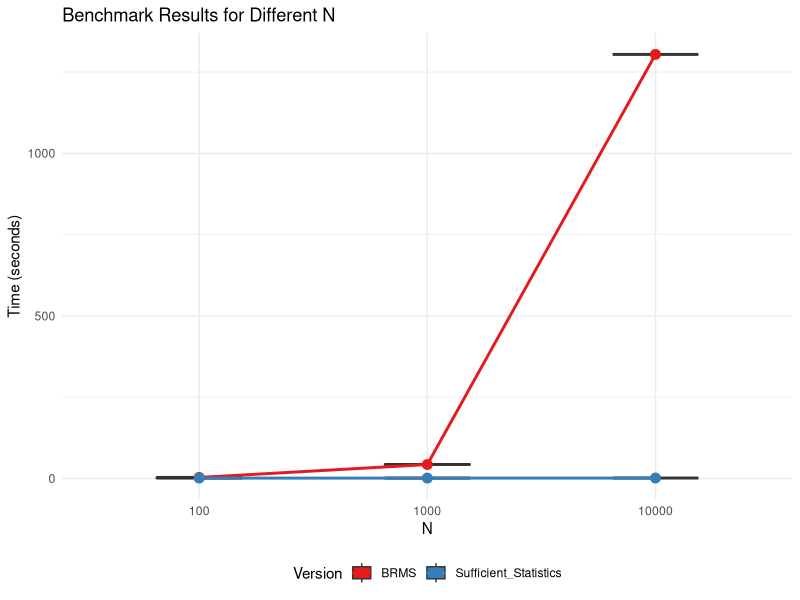
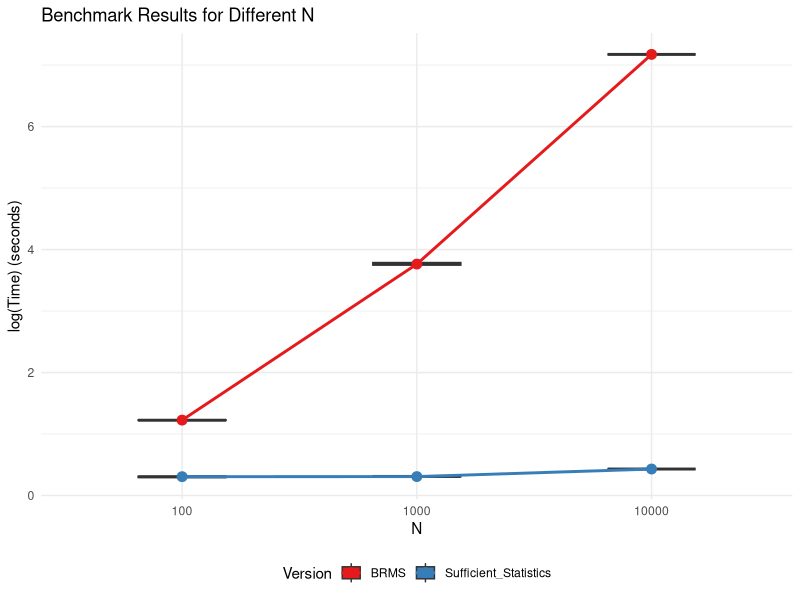

The R script that drew these images, in order:
library(ggplot2)
library(reshape2)

# Create data frames for each benchmark result
data_n_100 <- data.frame(
  N = 100,
  Version = c("BRMS", "Sufficient_Statistics"),
  Min = c(3.322817, 1.328045),
  LQ = c(3.397887, 1.338193),
  Mean = c(3.395526, 1.354527),
  Median = c(3.409733, 1.359211),
  UQ = c(3.422702, 1.370201),
  Max = c(3.424491, 1.376983)
)

data_n_1000 <- data.frame(
  N = 1000,
  Version = c("BRMS", "Sufficient_Statistics"),
  Min = c(41.645302, 1.356832),
  LQ = c(42.160084, 1.357438),
  Mean = c(43.375043, 1.368021),
  Median = c(43.118318, 1.361214),
  UQ = c(44.499932, 1.370161),
  Max = c(45.451579, 1.394457)
)

data_n_10000 <- data.frame(
  N = 10000,
  Version = c("BRMS", "Sufficient_Statistics"),
  Min = c(1304.325031, 1.539309),
  LQ = c(1304.325031, 1.539309),
  Mean = c(1304.325031, 1.539309),
  Median = c(1304.325031, 1.539309),
  UQ = c(1304.325031, 1.539309),
  Max = c(1304.325031, 1.539309)
)

# Combine all data frames into one
benchmark_data <- rbind(data_n_100, data_n_1000, data_n_10000)

# Reshape the data for plotting
benchmark_data_long <- melt(benchmark_data, id.vars = c("N", "Version"), 
                             measure.vars = c("Min", "LQ", "Mean", "Median", "UQ", "Max"),
                             variable.name = "Statistic", value.name = "Time")

# Extract median values for line plot
median_data <- benchmark_data_long[benchmark_data_long$Statistic == "Median", ]

# Create the box plot with median lines
ggplot(benchmark_data_long, aes(x = factor(N), y = Time, fill = Version)) +
  geom_boxplot(position = position_dodge(0)) +
  geom_line(data = median_data, aes(x = factor(N), y = Time, group = Version, color = Version), size = 1) +
  geom_point(data = median_data, aes(x = factor(N), y = Time, color = Version), size = 3) +
  labs(title = "Benchmark Results for Different N",
       x = "N",
       y = "Time (seconds)") +
  theme_minimal() +
  scale_fill_brewer(palette = "Set1") +
  scale_color_brewer(palette = "Set1") +
  theme(legend.position = "bottom")

# Create the log-transformed box plot with median lines
ggplot(benchmark_data_long, aes(x = factor(N), y = log(Time), fill = Version)) +
  geom_boxplot(position = position_dodge(0)) +
  geom_line(data = median_data, aes(x = factor(N), y = log(Time), group = Version, color = Version), size = 1) +
  geom_point(data = median_data, aes(x = factor(N), y = log(Time), color = Version), size = 3) +
  labs(title = "Benchmark Results for Different N",
       x = "N",
       y = "log(Time) (seconds)") +
  theme_minimal() +
  scale_fill_brewer(palette = "Set1") +
  scale_color_brewer(palette = "Set1") +
  theme(legend.position = "bottom")
